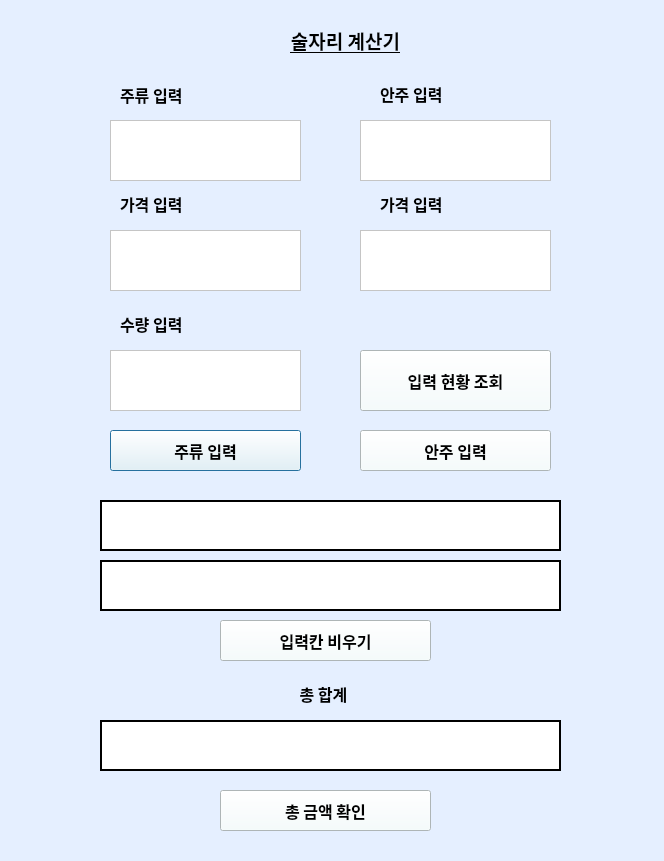
<?xml version="1.0" encoding="UTF-8"?>
<ui version="4.0">
 <class>Dialog</class>
 <widget class="QDialog" name="Dialog">
  <property name="geometry">
   <rect>
    <x>0</x>
    <y>0</y>
    <width>664</width>
    <height>861</height>
   </rect>
  </property>
  <property name="font">
   <font>
    <pointsize>12</pointsize>
   </font>
  </property>
  <property name="windowTitle">
   <string>Dialog</string>
  </property>
  <property name="styleSheet">
   <string notr="true">background-color: rgb(229, 239, 255)</string>
  </property>
  <widget class="QLabel" name="label_6">
   <property name="geometry">
    <rect>
     <x>270</x>
     <y>20</y>
     <width>151</width>
     <height>41</height>
    </rect>
   </property>
   <property name="font">
    <font>
     <family>맑은 고딕</family>
     <pointsize>14</pointsize>
    </font>
   </property>
   <property name="text">
    <string>&lt;html&gt;&lt;head/&gt;&lt;body&gt;&lt;p align=&quot;center&quot;&gt;&lt;span style=&quot; font-weight:600; text-decoration: underline;&quot;&gt;술자리 계산기&lt;/span&gt;&lt;/p&gt;&lt;/body&gt;&lt;/html&gt;</string>
   </property>
  </widget>
  <widget class="QLabel" name="lbl_d_status">
   <property name="geometry">
    <rect>
     <x>100</x>
     <y>500</y>
     <width>461</width>
     <height>51</height>
    </rect>
   </property>
   <property name="font">
    <font>
     <family>맑은 고딕</family>
     <pointsize>12</pointsize>
     <weight>75</weight>
     <bold>true</bold>
    </font>
   </property>
   <property name="styleSheet">
    <string notr="true">background-color: rgb(255, 255, 255)</string>
   </property>
   <property name="frameShape">
    <enum>QFrame::WinPanel</enum>
   </property>
   <property name="frameShadow">
    <enum>QFrame::Plain</enum>
   </property>
   <property name="text">
    <string>&lt;html&gt;&lt;head/&gt;&lt;body&gt;&lt;p align=&quot;center&quot;&gt;&lt;br/&gt;&lt;/p&gt;&lt;/body&gt;&lt;/html&gt;</string>
   </property>
  </widget>
  <widget class="QLabel" name="lbl_result">
   <property name="geometry">
    <rect>
     <x>100</x>
     <y>720</y>
     <width>461</width>
     <height>51</height>
    </rect>
   </property>
   <property name="font">
    <font>
     <family>맑은 고딕</family>
     <pointsize>12</pointsize>
     <weight>75</weight>
     <bold>true</bold>
    </font>
   </property>
   <property name="styleSheet">
    <string notr="true">background-color: rgb(255, 255, 255)</string>
   </property>
   <property name="frameShape">
    <enum>QFrame::WinPanel</enum>
   </property>
   <property name="text">
    <string>&lt;html&gt;&lt;head/&gt;&lt;body&gt;&lt;p align=&quot;center&quot;&gt;&lt;br/&gt;&lt;/p&gt;&lt;/body&gt;&lt;/html&gt;</string>
   </property>
  </widget>
  <widget class="QPushButton" name="pushButton">
   <property name="geometry">
    <rect>
     <x>110</x>
     <y>430</y>
     <width>191</width>
     <height>41</height>
    </rect>
   </property>
   <property name="font">
    <font>
     <family>맑은 고딕</family>
     <pointsize>12</pointsize>
     <weight>75</weight>
     <bold>true</bold>
    </font>
   </property>
   <property name="styleSheet">
    <string notr="true">background-color: rgb(244, 254, 255)</string>
   </property>
   <property name="text">
    <string>주류 입력</string>
   </property>
  </widget>
  <widget class="QLabel" name="lbl_f_status">
   <property name="geometry">
    <rect>
     <x>100</x>
     <y>560</y>
     <width>461</width>
     <height>51</height>
    </rect>
   </property>
   <property name="font">
    <font>
     <family>맑은 고딕</family>
     <pointsize>12</pointsize>
     <weight>75</weight>
     <bold>true</bold>
    </font>
   </property>
   <property name="styleSheet">
    <string notr="true">background-color: rgb(255, 255, 255)</string>
   </property>
   <property name="frameShape">
    <enum>QFrame::WinPanel</enum>
   </property>
   <property name="frameShadow">
    <enum>QFrame::Plain</enum>
   </property>
   <property name="text">
    <string>&lt;html&gt;&lt;head/&gt;&lt;body&gt;&lt;p align=&quot;center&quot;&gt;&lt;br/&gt;&lt;/p&gt;&lt;/body&gt;&lt;/html&gt;</string>
   </property>
  </widget>
  <widget class="QPushButton" name="pushButton_2">
   <property name="geometry">
    <rect>
     <x>220</x>
     <y>620</y>
     <width>211</width>
     <height>41</height>
    </rect>
   </property>
   <property name="font">
    <font>
     <family>맑은 고딕</family>
     <pointsize>12</pointsize>
     <weight>75</weight>
     <bold>true</bold>
    </font>
   </property>
   <property name="styleSheet">
    <string notr="true">background-color: rgb(244, 254, 255)</string>
   </property>
   <property name="text">
    <string>입력칸 비우기</string>
   </property>
  </widget>
  <widget class="QLabel" name="label_7">
   <property name="geometry">
    <rect>
     <x>280</x>
     <y>680</y>
     <width>87</width>
     <height>28</height>
    </rect>
   </property>
   <property name="font">
    <font>
     <family>맑은 고딕</family>
     <pointsize>12</pointsize>
     <weight>75</weight>
     <bold>true</bold>
    </font>
   </property>
   <property name="text">
    <string>&lt;html&gt;&lt;head/&gt;&lt;body&gt;&lt;p align=&quot;center&quot;&gt;총 합계&lt;/p&gt;&lt;/body&gt;&lt;/html&gt;</string>
   </property>
  </widget>
  <widget class="QPushButton" name="pushButton_3">
   <property name="geometry">
    <rect>
     <x>220</x>
     <y>790</y>
     <width>211</width>
     <height>41</height>
    </rect>
   </property>
   <property name="font">
    <font>
     <family>맑은 고딕</family>
     <pointsize>12</pointsize>
     <weight>75</weight>
     <bold>true</bold>
    </font>
   </property>
   <property name="styleSheet">
    <string notr="true">background-color: rgb(244, 254, 255)</string>
   </property>
   <property name="text">
    <string>총 금액 확인</string>
   </property>
  </widget>
  <widget class="QPushButton" name="pushButton_4">
   <property name="geometry">
    <rect>
     <x>360</x>
     <y>430</y>
     <width>191</width>
     <height>41</height>
    </rect>
   </property>
   <property name="font">
    <font>
     <family>맑은 고딕</family>
     <pointsize>12</pointsize>
     <weight>75</weight>
     <bold>true</bold>
    </font>
   </property>
   <property name="styleSheet">
    <string notr="true">background-color: rgb(244, 254, 255)</string>
   </property>
   <property name="text">
    <string>안주 입력</string>
   </property>
  </widget>
  <widget class="QTextEdit" name="txt_d_amount">
   <property name="geometry">
    <rect>
     <x>110</x>
     <y>350</y>
     <width>191</width>
     <height>61</height>
    </rect>
   </property>
   <property name="font">
    <font>
     <family>맑은 고딕</family>
     <pointsize>14</pointsize>
    </font>
   </property>
   <property name="styleSheet">
    <string notr="true">background-color: rgb(255, 255, 255)</string>
   </property>
  </widget>
  <widget class="QTextEdit" name="txt_f_price">
   <property name="geometry">
    <rect>
     <x>360</x>
     <y>230</y>
     <width>191</width>
     <height>61</height>
    </rect>
   </property>
   <property name="font">
    <font>
     <family>맑은 고딕</family>
     <pointsize>14</pointsize>
    </font>
   </property>
   <property name="styleSheet">
    <string notr="true">background-color: rgb(255, 255, 255)</string>
   </property>
  </widget>
  <widget class="QTextEdit" name="txt_f_name">
   <property name="geometry">
    <rect>
     <x>360</x>
     <y>120</y>
     <width>191</width>
     <height>61</height>
    </rect>
   </property>
   <property name="font">
    <font>
     <family>맑은 고딕</family>
     <pointsize>14</pointsize>
    </font>
   </property>
   <property name="styleSheet">
    <string notr="true">background-color: rgb(255, 255, 255)</string>
   </property>
  </widget>
  <widget class="QTextEdit" name="txt_d_name">
   <property name="geometry">
    <rect>
     <x>110</x>
     <y>120</y>
     <width>191</width>
     <height>61</height>
    </rect>
   </property>
   <property name="font">
    <font>
     <family>맑은 고딕</family>
     <pointsize>14</pointsize>
    </font>
   </property>
   <property name="styleSheet">
    <string notr="true">background-color: rgb(255, 255, 255)</string>
   </property>
  </widget>
  <widget class="QTextEdit" name="txt_d_price">
   <property name="geometry">
    <rect>
     <x>110</x>
     <y>230</y>
     <width>191</width>
     <height>61</height>
    </rect>
   </property>
   <property name="font">
    <font>
     <family>맑은 고딕</family>
     <pointsize>14</pointsize>
    </font>
   </property>
   <property name="styleSheet">
    <string notr="true">background-color: rgb(255, 255, 255)</string>
   </property>
  </widget>
  <widget class="QPushButton" name="pushButton_5">
   <property name="geometry">
    <rect>
     <x>360</x>
     <y>350</y>
     <width>191</width>
     <height>61</height>
    </rect>
   </property>
   <property name="font">
    <font>
     <family>맑은 고딕</family>
     <pointsize>12</pointsize>
     <weight>75</weight>
     <bold>true</bold>
    </font>
   </property>
   <property name="styleSheet">
    <string notr="true">background-color: rgb(244, 254, 255)</string>
   </property>
   <property name="text">
    <string>입력 현황 조회</string>
   </property>
  </widget>
  <widget class="QLabel" name="label">
   <property name="geometry">
    <rect>
     <x>120</x>
     <y>81</y>
     <width>87</width>
     <height>28</height>
    </rect>
   </property>
   <property name="font">
    <font>
     <family>맑은 고딕</family>
     <pointsize>12</pointsize>
     <weight>75</weight>
     <bold>true</bold>
    </font>
   </property>
   <property name="text">
    <string>주류 입력</string>
   </property>
  </widget>
  <widget class="QLabel" name="label_2">
   <property name="geometry">
    <rect>
     <x>120</x>
     <y>190</y>
     <width>87</width>
     <height>28</height>
    </rect>
   </property>
   <property name="font">
    <font>
     <family>맑은 고딕</family>
     <pointsize>12</pointsize>
     <weight>75</weight>
     <bold>true</bold>
    </font>
   </property>
   <property name="text">
    <string>가격 입력</string>
   </property>
  </widget>
  <widget class="QLabel" name="label_4">
   <property name="geometry">
    <rect>
     <x>380</x>
     <y>80</y>
     <width>87</width>
     <height>28</height>
    </rect>
   </property>
   <property name="font">
    <font>
     <family>맑은 고딕</family>
     <pointsize>12</pointsize>
     <weight>75</weight>
     <bold>true</bold>
    </font>
   </property>
   <property name="text">
    <string>안주 입력</string>
   </property>
  </widget>
  <widget class="QLabel" name="label_3">
   <property name="geometry">
    <rect>
     <x>120</x>
     <y>310</y>
     <width>87</width>
     <height>28</height>
    </rect>
   </property>
   <property name="font">
    <font>
     <family>맑은 고딕</family>
     <pointsize>12</pointsize>
     <weight>75</weight>
     <bold>true</bold>
    </font>
   </property>
   <property name="text">
    <string>수량 입력</string>
   </property>
  </widget>
  <widget class="QLabel" name="label_5">
   <property name="geometry">
    <rect>
     <x>380</x>
     <y>190</y>
     <width>87</width>
     <height>28</height>
    </rect>
   </property>
   <property name="font">
    <font>
     <family>맑은 고딕</family>
     <pointsize>12</pointsize>
     <weight>75</weight>
     <bold>true</bold>
    </font>
   </property>
   <property name="text">
    <string>가격 입력</string>
   </property>
  </widget>
 </widget>
 <resources/>
 <connections>
  <connection>
   <sender>pushButton_2</sender>
   <signal>clicked()</signal>
   <receiver>Dialog</receiver>
   <slot>Clear()</slot>
   <hints>
    <hint type="sourcelabel">
     <x>378</x>
     <y>636</y>
    </hint>
    <hint type="destinationlabel">
     <x>483</x>
     <y>690</y>
    </hint>
   </hints>
  </connection>
  <connection>
   <sender>pushButton_3</sender>
   <signal>clicked()</signal>
   <receiver>Dialog</receiver>
   <slot>Af_total()</slot>
   <hints>
    <hint type="sourcelabel">
     <x>400</x>
     <y>790</y>
    </hint>
    <hint type="destinationlabel">
     <x>478</x>
     <y>847</y>
    </hint>
   </hints>
  </connection>
  <connection>
   <sender>pushButton</sender>
   <signal>clicked()</signal>
   <receiver>Dialog</receiver>
   <slot>Drink()</slot>
   <hints>
    <hint type="sourcelabel">
     <x>140</x>
     <y>451</y>
    </hint>
    <hint type="destinationlabel">
     <x>58</x>
     <y>453</y>
    </hint>
   </hints>
  </connection>
  <connection>
   <sender>pushButton_4</sender>
   <signal>clicked()</signal>
   <receiver>Dialog</receiver>
   <slot>Food()</slot>
   <hints>
    <hint type="sourcelabel">
     <x>488</x>
     <y>444</y>
    </hint>
    <hint type="destinationlabel">
     <x>605</x>
     <y>455</y>
    </hint>
   </hints>
  </connection>
  <connection>
   <sender>pushButton_5</sender>
   <signal>clicked()</signal>
   <receiver>Dialog</receiver>
   <slot>Status()</slot>
   <hints>
    <hint type="sourcelabel">
     <x>499</x>
     <y>372</y>
    </hint>
    <hint type="destinationlabel">
     <x>599</x>
     <y>383</y>
    </hint>
   </hints>
  </connection>
 </connections>
 <slots>
  <slot>Af_total()</slot>
  <slot>Clear()</slot>
  <slot>Info()</slot>
  <slot>Drink()</slot>
  <slot>Food()</slot>
  <slot>Status()</slot>
  <slot>Quit()</slot>
 </slots>
</ui>
